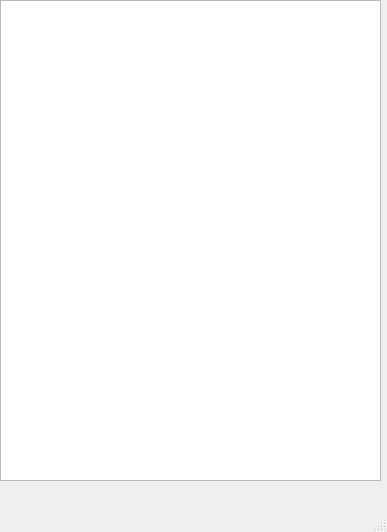
<?xml version="1.0" encoding="UTF-8"?>
<ui version="4.0">
 <class>MainWindow</class>
 <widget class="QMainWindow" name="MainWindow">
  <property name="geometry">
   <rect>
    <x>0</x>
    <y>0</y>
    <width>387</width>
    <height>532</height>
   </rect>
  </property>
  <property name="windowTitle">
   <string>MainWindow</string>
  </property>
  <widget class="QWidget" name="centralwidget">
   <widget class="QTextBrowser" name="textBrowser">
    <property name="geometry">
     <rect>
      <x>0</x>
      <y>0</y>
      <width>381</width>
      <height>481</height>
     </rect>
    </property>
   </widget>
  </widget>
  <widget class="QMenuBar" name="menubar">
   <property name="geometry">
    <rect>
     <x>0</x>
     <y>0</y>
     <width>387</width>
     <height>23</height>
    </rect>
   </property>
  </widget>
  <widget class="QStatusBar" name="statusbar"/>
 </widget>
 <resources/>
 <connections/>
</ui>
